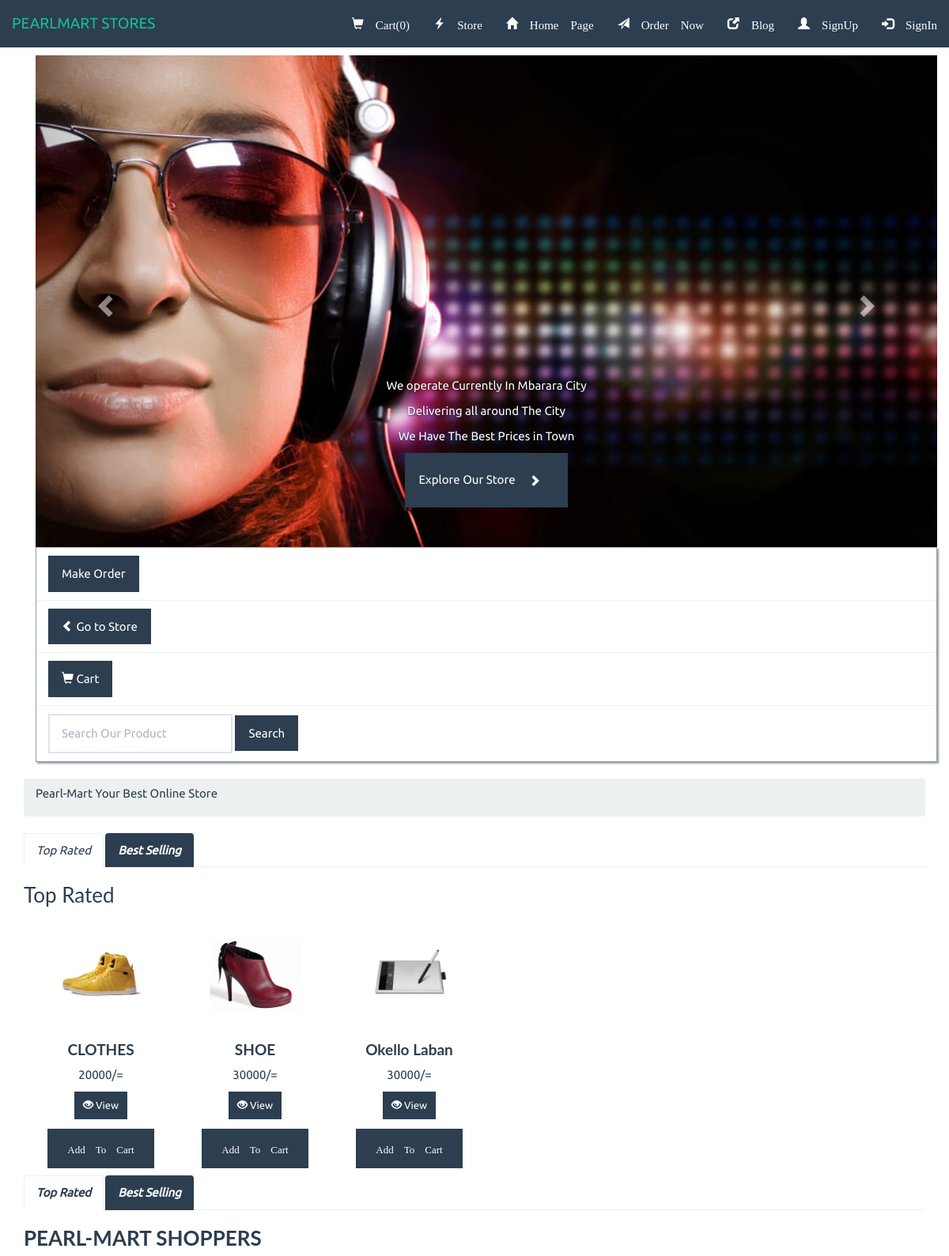
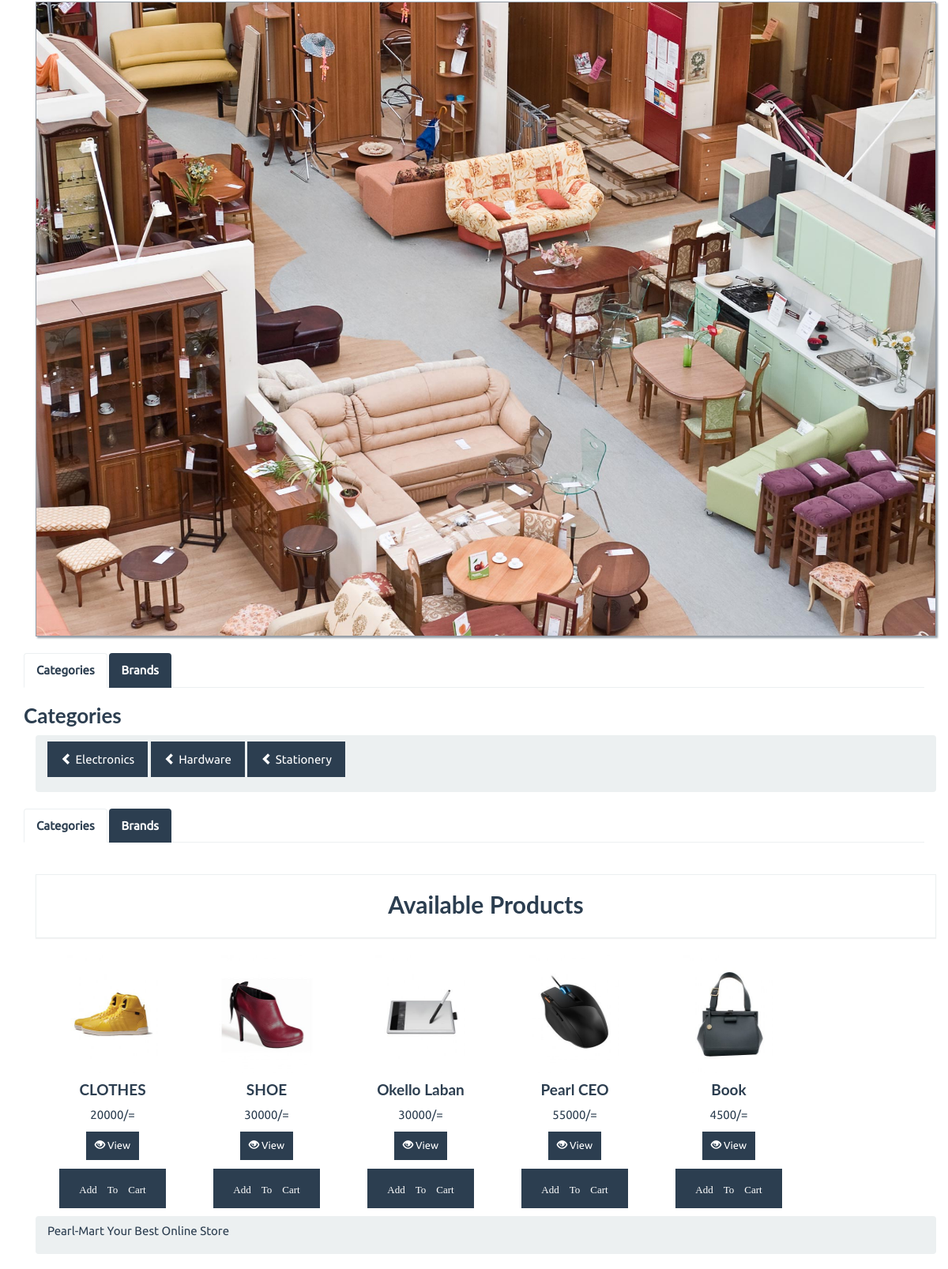
Page /homepage/ (upper part) on the committed database (2 pictures, top to bottom).
### store/models/product.py (models this page shows, shortened)
class Product(models.Model):
    name = models.CharField(max_length=50)
    price = models.IntegerField(default=0)
    stock = models.IntegerField(default=1)
    category = models.ForeignKey(Category, on_delete=models.CASCADE, default=1)
    brand = models.ForeignKey(Brand, on_delete=models.CASCADE, default=1)
    description = models.CharField(max_length=200, default='' , null=True , blank=True)
    image = models.ImageField(upload_to='uploads/products/')
    @staticmethod
    def get_all_products():
        return Product.objects.all()
    @staticmethod
    def get_all_products_by_categoryid(category_id):
        if category_id:
            return Product.objects.filter(category = category_id)
        else:
            return Product.get_all_products();

### store/models/category.py (models this page shows, shortened)
class Category(models.Model):
    name = models.CharField(max_length=20)
    @staticmethod
    def get_all_categories():
        return Category.objects.filter(product__isnull=False).distinct()

### store/views/home.py (the view)
# urls.py: path('', Index.as_view(), name='homepage'),
def homepage(request):
    cart = request.session.get('cart')
    if not cart:
        request.session['cart'] = {}
    products = None
    categories = Category.get_all_categories()
    categoryID = request.GET.get('category')
    brands = Brand.get_all_brand()
    brandID = request.GET.get('brand')
    if categoryID:
        products = Product.get_all_products_by_categoryid(categoryID)
    elif brandID:
        products = Product.get_all_products_by_brandid(brandID)
    else:
        products = Product.get_all_products();
    top_rated=Product.get_all_products_by_categoryid(1)
    featured=Product.get_all_products_by_categoryid(2)
    best_selling=Product.get_all_products_by_categoryid(3)
    electronics=Product.get_all_products_by_categoryid(4)
    shoes=Product.get_all_products_by_categoryid(5)
    computers=Product.get_all_products_by_categoryid(6)
    paginator1=Paginator(top_rated,6)
    paginator2=Paginator(featured,6)
    paginator3=Paginator(best_selling,6)
    paginator4=Paginator(electronics,6)
    paginator5=Paginator(shoes,6)
    paginator6=Paginator(computers,6)
    paginator=Paginator(products,6)
    page_number=request.GET.get('page')
    print(page_number)
    product_list = paginator.get_page(page_number)
    top_rated=paginator1.get_page(page_number)
    featured=paginator2.get_page(page_number)
    best_selling=paginator3.get_page(page_number)
    electronics=paginator4.get_page(page_number)
    shoes=paginator5.get_page(page_number)
    computers=paginator6.get_page(page_number)
    context={'product_list':product_list,'page_number':page_number,'brands':brands,'categories':categories ,'top_rated':top_rated,'featured':featured,'best_selling':best_selling,'electronics':electronics,'shoes':shoes,'computers':computers}
    print('you are : ', request.session.get('email'))
    return render(request, 'home.html', context)

### store/models/brand.py (called while the page is built)
    @staticmethod
    def get_all_brand():
        return Brand.objects.filter(product__isnull=False).distinct()

### store/templates/home.html (shortened to what this page needs)
{% extends 'base.html' %}
{% load static %}
{% load cart %}
{% load custom_filter %}
{% block body %}
<div class="row">
	<div class="col-lg-12">
		<ol class="breadcrumb">
<p>Pearl-Mart Your Best Online Store</p>
		</ol>
	</div>
</div>
</div>
<div class="container">
<div role="tabpanel" >
			<ul class="nav nav-tabs " role="tablist">
				<li role="presentation" class="active">
					<a href="#description4" aria-controls="description4" role="tab" data-toggle="tab" class="btn btn-primary"><i>Top Rated</i></a>
				</li>
				<li role="presentation">
					<a href="#shipping4" aria-controls="shipping4" role="tab" data-toggle="tab" class="bold btn btn-primary"><i>Best Selling</i></a>
				</li>
			</ul>
			<div class="tab-content">
				<div role="tabpanel" class="tab-pane active" id="description4">
					<h3>Top Rated</h3>
					<div class="container ">
<div class="row">
{% for product in top_rated %}
	<div class="col-md-2 col-xs-6">
		<div class="col-xs-12 col-sm-12 col-md-12 col-lg-12">
			<div class="pro-thumbnail">
				<a href="{% url 'details' product.id %}">
					<img src="{{product.image.url}}" alt="" style="max-width:100%;height: 150px;">
				</a>
				<div class="caption text-center">
					<h4 class="bold">{{ product.name }}</h4>
					<p>{{ product.price }}/=</p>
					<p>
						<a href="{% url 'details' product.id %}" class="btn btn-primary btn-sm mt-2"  >
							<i class="glyphicon glyphicon-eye-open"></i> View
						</a>
						<form action="/#" method="POST" class="btn-block">
							<input type="submit" class="btn btn-primary btn-sm mt-2 glyphicon glyphicon-shopping-cart form-control"
								value="Add To Cart">
						</form>
					</p>
				</div>
			</div>
		</div>
	</div>
	{% endfor %}
</div>
</div>
				</div>
			<ul class="nav nav-tabs " role="tablist">
				<li role="presentation" class="active">
					<a href="#description4" aria-controls="description4" role="tab" data-toggle="tab" class="bold btn btn-primary"><i>Top Rated</i></a>
				</li>
				<li role="presentation">
					<a href="#shipping4" aria-controls="shipping4" role="tab" data-toggle="tab" class="bold btn btn-primary"><i>Best Selling</i></a>
				</li>
			</ul>
</div>
<div class="row">
	<div class="col-lg-12">
		<h3 class="bold">
			PEARL-MART SHOPPERS
		</h3>
	</div>
</div>
<div class="container">
	<div>
		<div class="panel panel-primary" style="width: 100%;">
				<a href="/?category={{1}}">
					<img src="{% static 'imgs/20.jpg' %}" style="width: 100%;">
				</a>
		</div>
	</div>
</div>
	<div role="tabpanel">
			<ul class="nav nav-tabs" role="tablist">
				<li role="presentation" class="active">
					<a href="#categories" aria-controls="categories" role="tab" data-toggle="tab" class="bold btn btn-primary">Categories</a>
				</li>
				<li role="presentation">
					<a href="#brands" aria-controls="brands" role="tab" data-toggle="tab" class="bold btn btn-primary">Brands</a>
				</li>
			</ul>
			<div class="tab-content">
				<div role="tabpanel" class="tab-pane active" id="categories">
					<h3 class="bold">Categories</h3>
					<div class="container">
<div class="row">
	<div class="col-lg-12">
		<ol class="breadcrumb">
<p>
        				{% for category in categories %}
                            <a href="/?category={{category.id}}" class="btn btn-primary my-2 my-sm-0"><i class="glyphicon glyphicon-chevron-left"></i> {{ category.name }} </a>
                        {% endfor %}
</p>
		</ol>
	</div>
</div>
</div></div>
			</div>
			<ul class="nav nav-tabs" role="tablist">
				<li role="presentation" class="active">
					<a href="#categories" aria-controls="categories" role="tab" data-toggle="tab" class="bold btn btn-primary">Categories</a>
				</li>
				<li role="presentation">
					<a href="#brands" aria-controls="brands" role="tab" data-toggle="tab" class="bold btn btn-primary">Brands</a>
				</li>
			</ul>
		</div>
<div class="container" style="margin-top: 40px !important;">
<div class="row">
	<div class="col-lg-12">
		<div class="panel panel-default">
			<div class="panel-body">
				<h4 class="text-center pageTitle">Available Products</h4>
			</div>
		</div>
	</div>
</div>
<div class="container ">
<div class="row">
{% for product in product_list %}
	<div class="col-md-2 col-xs-6">
		<div class="col-xs-12 col-sm-12 col-md-12 col-lg-12">
			<div class="pro-thumbnail">
				<a href="{% url 'details' product.id %}">
					<img src="{{product.image.url}}" alt="" style="max-width:100%;height: 150px;">
				</a>
				<div class="caption text-center">
					<h4 class="bold">{{ product.name }}</h4>
					<p>{{ product.price }}/=</p>
					<p>
						<a href="{% url 'details' product.id %}" class="btn btn-primary btn-sm mt-2"  >
							<i class="glyphicon glyphicon-eye-open"></i> View
						</a>
						<form action="/#" method="POST" class="btn-block">
							<input type="submit" class="btn btn-primary btn-sm mt-2 glyphicon glyphicon-shopping-cart form-control"
								value="Add To Cart">
						</form>
					</p>
				</div>
			</div>
		</div>
	</div>
	{% endfor %}
</div>
</div>
</div>
<div class="container">
<div class="row">
    <div class="col-lg-12">
        <ol class="breadcrumb">
<p>Pearl-Mart Your Best Online Store</p>
        </ol>
    </div>
</div>
</div>
</div>
</div>
{% endblock %}

### static/css/styles.css (style rules this page uses)
body { font-family: Ubuntu, verdana, georgia, serif, sans-serif; }
a, a:hover, a:active, a:focus, a:visited { text-decoration: none; }
.bold { font-weight: bolder !important; }
div.panel, .btn, .navbar { border-radius: 0; }
.form-control { border-radius: 0; height: 50px; }
div.panel-body { padding-top: 10px; }
.panel-primary { border-color: rgba(44, 62, 80, .5); box-shadow: 2px 2px 2px rgba(44, 62, 80, .5); }
.btn-primary { background-color: rgb(44, 62, 80); border-color: rgba(44, 62, 80, .5); }
.pageTitle { font-size: 30px; font-weight: bold; }

### rows in the picture
Product: image (picture), name "CLOTHES", price "20000"
Product: image (picture), name "SHOE", price "30000"
Product: image (picture), name "Okello Laban", price "30000"
Category: name "Electronics"
Category: name "Hardware"
Category: name "Stationery"
Product: image (picture), name "Pearl CEO", price "55000"
Product: image (picture), name "Book", price "4500"

### other values in the picture
{{ request.session.cart.keys|length }} "0"
